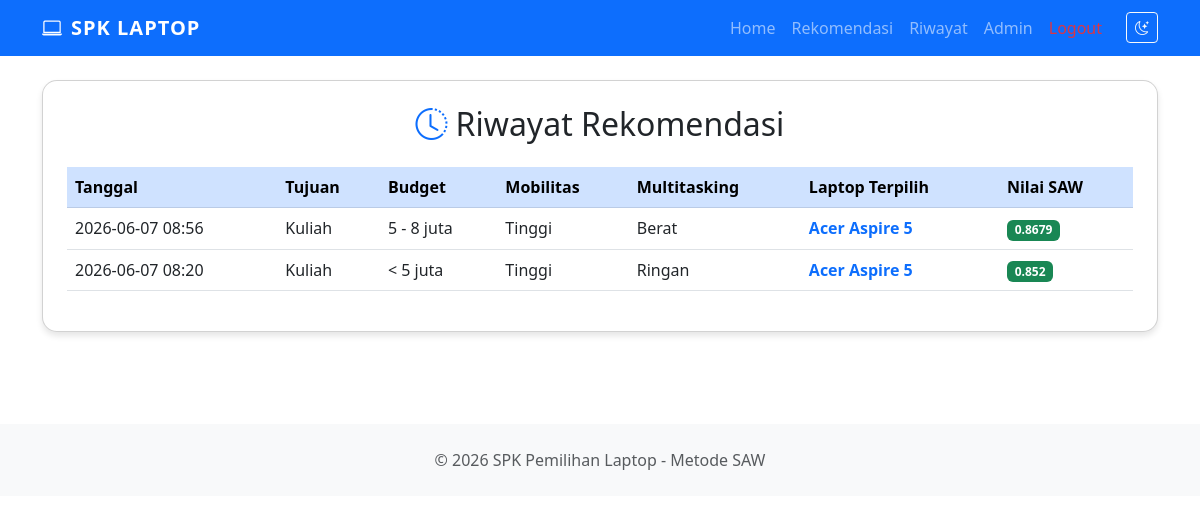
Screenshot of /riwayat (signed in) with the database file from the repository.
### models.py (models this page shows)
class RecommendationHistory(db.Model):
    __tablename__ = 'recommendation_history'
    id = db.Column(db.Integer, primary_key=True)
    tanggal = db.Column(db.DateTime, default=datetime.utcnow)
    tujuan = db.Column(db.String(50))
    budget = db.Column(db.String(50))
    mobilitas = db.Column(db.String(50))
    multitasking = db.Column(db.String(50))
    laptop_terpilih = db.Column(db.String(100))
    nilai_saw = db.Column(db.Float)

### routes/main.py (the view)
@main_bp.route('/riwayat')
def riwayat():
    histories = RecommendationHistory.query.order_by(RecommendationHistory.tanggal.desc()).all()
    return render_template('user/riwayat.html', histories=histories)

### routes/main.py (called while the page is built)
@main_bp.before_request
def require_login():
    if 'user_id' not in session:
        return redirect(url_for('auth.login'))

### templates/user/riwayat.html
{% extends 'base.html' %}
{% block content %}
<div class="container">
    <div class="card p-4">
        <h2 class="mb-4 text-center"><i class="bi bi-clock-history me-2 text-primary"></i>Riwayat Rekomendasi</h2>
        <div class="table-responsive">
            <table class="table table-hover align-middle">
                <thead class="table-primary">
                    <tr>
                        <th>Tanggal</th>
                        <th>Tujuan</th>
                        <th>Budget</th>
                        <th>Mobilitas</th>
                        <th>Multitasking</th>
                        <th>Laptop Terpilih</th>
                        <th>Nilai SAW</th>
                    </tr>
                </thead>
                <tbody>
                    {% for h in histories %}
                    <tr>
                        <td>{{ h.tanggal.strftime('%Y-%m-%d %H:%M') }}</td>
                        <td>{{ h.tujuan }}</td>
                        <td>{{ h.budget }}</td>
                        <td>{{ h.mobilitas }}</td>
                        <td>{{ h.multitasking }}</td>
                        <td class="fw-bold text-primary">{{ h.laptop_terpilih }}</td>
                        <td><span class="badge bg-success">{{ h.nilai_saw }}</span></td>
                    </tr>
                    {% else %}
                    <tr>
                        <td colspan="7" class="text-center text-muted">Belum ada riwayat rekomendasi.</td>
                    </tr>
                    {% endfor %}
                </tbody>
            </table>
        </div>
    </div>
</div>
{% endblock %}

### templates/base.html (style rules this page uses)
:root { --primary-color: #0d6efd; --secondary-color: #6c757d; }
body { font-family: 'Segoe UI', Tahoma, Geneva, Verdana, sans-serif; transition: background-color 0.3s, color 0.3s; }
.card { border-radius: 15px; box-shadow: 0 4px 6px rgba(0,0,0,0.1); margin-bottom: 20px; }

### rows the page displays
RecommendationHistory: tanggal "2026-06-07 08:56", tujuan "Kuliah", budget "5 - 8 juta", mobilitas "Tinggi", multitasking "Berat", laptop_terpilih "Acer Aspire 5", nilai_saw "0.8679"
RecommendationHistory: tanggal "2026-06-07 08:20", tujuan "Kuliah", budget "< 5 juta", mobilitas "Tinggi", multitasking "Ringan", laptop_terpilih "Acer Aspire 5", nilai_saw "0.852"
